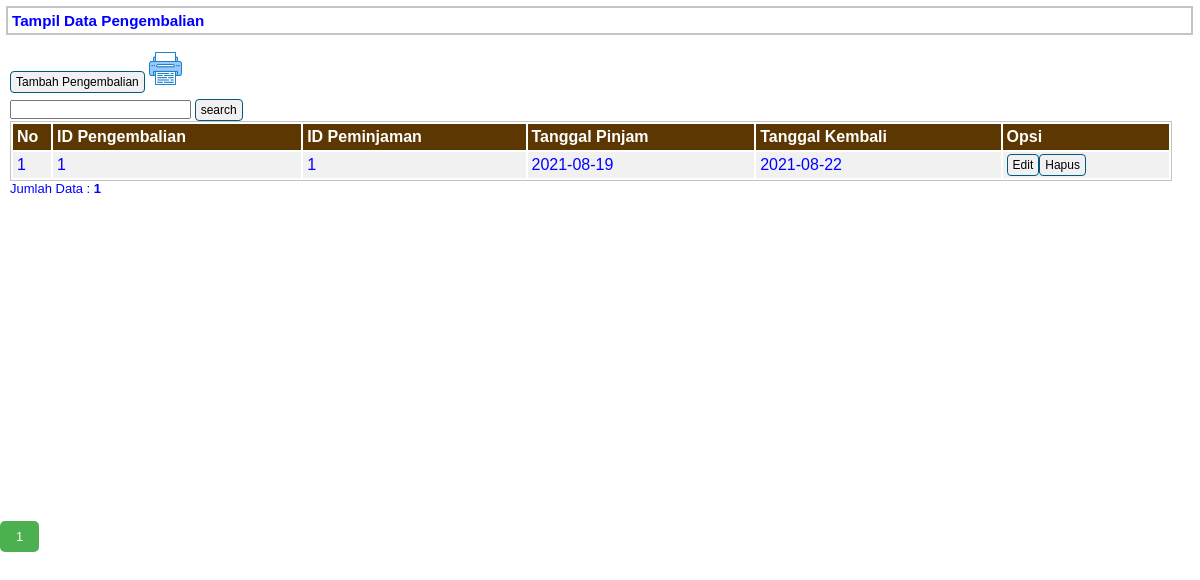
Page /pages/pengembalian.php on the committed database.
### tables this page shows
CREATE TABLE `pengembalian` (
  `id_pengembalian` int(11) NOT NULL,
  `id_peminjaman` int(11) NOT NULL,
  `tanggal_pengembalian` date NOT NULL
);

CREATE TABLE `peminjaman` (
  `id_peminjaman` int(11) NOT NULL,
  `idanggota` varchar(5) NOT NULL,
  `id_buku` int(11) NOT NULL,
  `tanggal_pinjam` date NOT NULL
);

### pages/pengembalian.php (the view, shortened to what this page needs)
<?php
include'../koneksi.php';
?>
<link rel="stylesheet" type="text/css" href="../style.css">
<div id="label-page"><h3>Tampil Data Pengembalian</h3></div>
<div id="content">
	<p id="tombol-tambah-container">
		<a href="pengembalian-input.php" class="tombol">Tambah Pengembalian</a>
		<a target="_blank" href="cetak.php"><img src="printer.png" height="35px"></a>
		<div class="form-inline">
			<div alignnment="right">
				<form method=post>
					<input type="text" name="pencarian">
					<input type="submit" name="search" value="search" class="tombol">
				</form>
			</div>
		</div>
	</p>
	<table id="tabel-tampil">
		<thead>
			<tr>
				<th id="label-tampil-no">No</td>
				<th>ID Pengembalian</th>
				<th>ID Peminjaman</th>
				<th>Tanggal Pinjam</th>
				<th>Tanggal Kembali</th>
				<th id="label-opsi">Opsi</th>
			</tr>
		</thead>
		<tbody>
			<?php
			$batas=5;
			extract($_GET);
			if(empty($hal)){
				$posisi = 0;
				$hal = 1;
				$nomor = 1;
			} else {
				$posisi = ($hal-1) * $batas;
				$nomor = $posisi+1;
			}
			if($_SERVER['REQUEST_METHOD'] == "POST"){
				$pencarian = trim(mysqli_real_escape_string($db, $_POST['pencarian']));
				if($pencarian != ""){
					$sql = "SELECT pengembalian.id_pengembalian, peminjaman.id_peminjaman,peminjaman.tanggal_pinjam, pengembalian.tanggal_pengembalian FROM pengembalian JOIN peminjaman ON pengembalian.id_peminjaman = peminjaman.id_peminjaman WHERE
							pengembalian.id_pengembalian LIKE '%$pencarian'
							OR peminjaman.id_peminjaman LIKE '%$pencarian%'
							OR peminjaman.tanggal_pinjam LIKE '%$pencarian%'
							OR pengembalian.tanggal_pengembalian LIKE '%$pencarian%'";
					$query = $sql;
					$queryJml = $sql;
				} else {
					$query = "SELECT pengembalian.id_pengembalian, peminjaman.id_peminjaman,peminjaman.tanggal_pinjam, pengembalian.tanggal_pengembalian FROM pengembalian JOIN peminjaman ON pengembalian.id_peminjaman = peminjaman.id_peminjaman LIMIT $posisi, $batas";
					$queryJml = "SELECT * FROM pengembalian";
					$no = $posisi * 1;
				}
			}
			else{
				$query = "SELECT pengembalian.id_pengembalian, peminjaman.id_peminjaman,peminjaman.tanggal_pinjam, pengembalian.tanggal_pengembalian FROM pengembalian JOIN peminjaman ON pengembalian.id_peminjaman = peminjaman.id_peminjaman LIMIT $posisi, $batas";
				$queryJml = "SELECT * FROM pengembalian";
			}
			$q_tampil_pengembalian = mysqli_query($db, $query);
			if(mysqli_num_rows($q_tampil_pengembalian)> 0){
				while ($r_tampil_pengembalian=mysqli_fetch_array($q_tampil_pengembalian)) {
					?>
					<tr>
						<td><?php echo $nomor; ?></td>
						<td><?php echo $r_tampil_pengembalian['id_pengembalian']; ?></td>
						<td><?php echo $r_tampil_pengembalian['id_peminjaman']; ?></td>
						<td><?php echo $r_tampil_pengembalian['tanggal_pinjam']; ?></td>
						<td><?php echo $r_tampil_pengembalian['tanggal_pengembalian']; ?></td>
						<td>
							<div class="tombol-opsi-container"><a href="pengembalian-edit.php?id=<?php echo $r_tampil_pengembalian['id_pengembalian'];?>" class="tombol">Edit</a>
							</div>
							<div class="tombol-opsi-container"><a href="../proses/pengembalian-hapus.php?id=<?php echo $r_tampil_pengembalian['id_pengembalian'];?>" onclick = "return confirm ('Apakah Anda Yakin Akan Menghapus Data Ini?')" class="tombol">Hapus</a>
							</div>
						</td>
					</tr>
					<?php
							$nomor++;
				}
			}
			else{
				echo "<tr><td colspan=6>Data Tidak Ditemukan</td></tr>";
			}
			?>
		</tbody>
	</table>
	<?php
	if(isset($_POST['pencarian'])){
		if($_POST['pencarian']!=' '){
			echo "<div style=\"float:left;\">";
			$jml = mysqli_num_rows(mysqli_query($db, $queryJml));
			echo "Data Hasil Pencarian: <b>$jml</b>";
		}
	} else {
	?>
		<div style="float: left;">
			<?php
				$jml = mysqli_num_rows(mysqli_query($db, $queryJml));
				echo "Jumlah Data : <b>$jml</b>";
			?>
		</div>
		</div>
		<div class="pagination">
			<?php
			$jml_hal = ceil($jml / $batas);
			for($i = 1; $i <= $jml_hal; $i++){
				if($i != $hal){
					echo "<a href=\"?p=pengembalian&hal=$i\">$i</a>";
				} else {
					echo "<a class=\"active\">$i</a>";
				}
			}
			?>
		</div>
	<?php
	}
	?>

### style.css (style rules this page uses)
* { margin: 0px; padding: 0px }
.pagination { display: inline-block; }
.pagination a { color: black; float: left; padding: 8px 16px; text-decoration: none; }
.pagination a.active { background-color: #4caf50; color: white; border-radius: 5px; }
#label-page { margin-top: 6px; margin-bottom: 6px; margin-left: 6px; border: 2px solid #c4c4c4; padding: 4px; width: 97.9%; }
#content { float: left; width: 96.8%; min-height: 454px; background-image: border: 2px solid #c4c4c4; padding: 10px; margin-bottom: 6px; }
.tombol { border-radius: 4px; font-size: 12px; text-decoration: none; background-color: #f1f1f1; padding-top: 3px; padding-bottom: 3px; padding-left: 5px; padding-right: 5px; border: 1px solid #01597e; color: black; }
#tombol-tambah-container { margin-bottom: 10px; }
#tabel-tampil { border: 1px solid #c4c4c4; width: 100%; }
#tabel-tampil tr:nth-child(odd) { background-color: #f1f1f1; }
#tabel-tampil tr th { background-color: #5c3701; color: #ffffff; padding: 4px; text-align: left; }
#tabel-tampil td { padding: 4px; }
#label-tampil-no { width: 30px; }
#label-opsi { width: 158px; font-weight: bold; }
.tombol-opsi-container { float: left; }

### rows in the picture
pengembalian: id_pengembalian "1", id_peminjaman.id_peminjaman "1", id_peminjaman.tanggal_pinjam "2021-08-19", tanggal_pengembalian "2021-08-22"

### other values in the picture
$jml "1"
